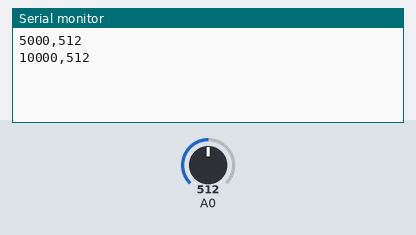
A sketch run on a simulated Arduino Uno, built with avr-gcc and run on an emulated ATmega328P. Parts: the last lines printed to the serial monitor. The inputs (shaded band) are chosen by the test bench; at power-on: A0 = 512.

Above: at 10.8 s.
10.9 s: A0 set to 716
At 15.4 s:
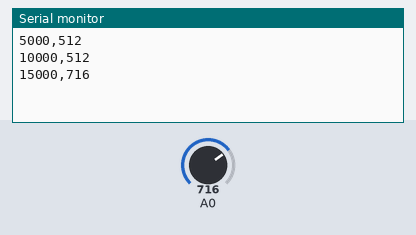
18.4 s: A0 set to 900
At 20.4 s:
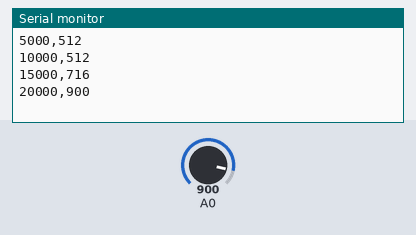
Timing chart, 0 to 21.9 s (numbered marks = the images above; inputs shaded):
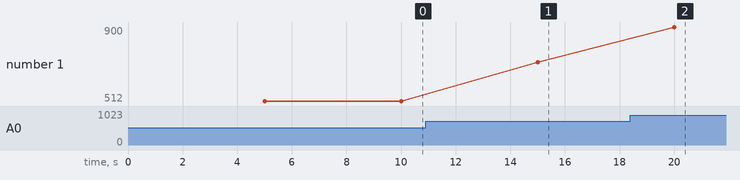

The sketch:

UART_ping.ino
```cpp
/*
  Arduino_PingSender.ino

  Ten przykładowy sketch co określony interwał (np. co 5 sekund)
  wysyła przez Serial (USB) "ping" wraz z prostymi danymi
  (tu: odczyt z A0 i wartość timera).

  - Baud rate: 115200
  - Wysyłane dane w formacie CSV: <timestamp_ms>,<analogRead(A0)>

  Aby działało:
    1. Podłącz Arduino Uno do Raspberry Pi kablem USB.
    2. Upewnij się, że w Raspberry Pi port szeregowy (/dev/ttyACM0 lub /dev/ttyUSB0)
       ma odpowiednie uprawnienia (dodanie użytkownika do grupy dialout lub
       uruchomienie skryptu z sudo).
*/

const unsigned long INTERVAL_MS = 5000; // co 5000 ms = 5 sekund
unsigned long lastSend = 0;

void setup() {
  Serial.begin(115200);
  while (!Serial) {
    ; // czekaj, aż Serial zostanie aktywowany (tylko dla niektórych płytek)
  }
  pinMode(A0, INPUT);
}

void loop() {
  unsigned long now = millis();
  if (now - lastSend >= INTERVAL_MS) {
    lastSend = now;

    // Przykładowe dane:
    int analogValue = analogRead(A0);
    unsigned long timestamp = now;

    // Sformatuj linię CSV: "<timestamp_ms>,<analogValue>\n"
    Serial.print(timestamp);
    Serial.print(",");
    Serial.println(analogValue);
  }
  // Można tu ewentualnie dodać dodatkowe zadania w tle
}
```

Measured:
- after the input at 10.9 s, the serial monitor: prints a new line after 4.1 s (image 1)
- after the input at 18.4 s, the serial monitor: prints a new line after 1.6 s (image 2)
- plotted number 1: 512 → 716 after the input at 10.9 s, 716 → 900 after the input at 18.4 s
